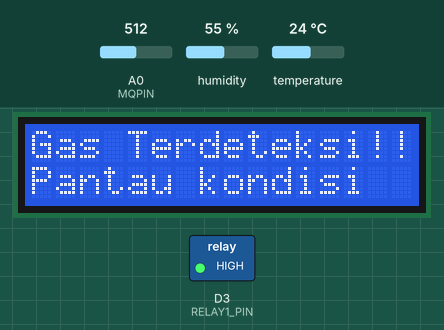
This sketch was run on a simulated ESP8266 (NodeMCU). Parts: 16×2 character LCD, switched loads named in the sketch (green lamp = pin HIGH). The inputs (shaded band) are chosen by the test bench; at power-on: A0 (MQPIN) = 512, humidity 55 %, temperature 24 °C. WiFi joins after 1.5 s; servers stay silent unless stated; what the sketch prints to the serial monitor is not drawn.

Above: at 12.3 s.
12.4 s: A0 (MQPIN) set to 593
20.3 s: A0 (MQPIN) set to 619
At 27.0 s:
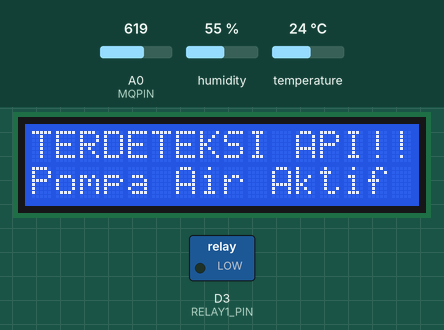
28.1 s: A0 (MQPIN) set to 390
At 34.9 s:
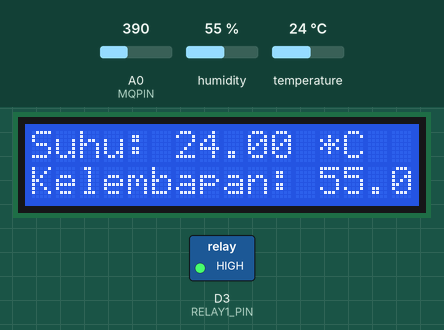
35.8 s: humidity set to 22 %
At 37.6 s:
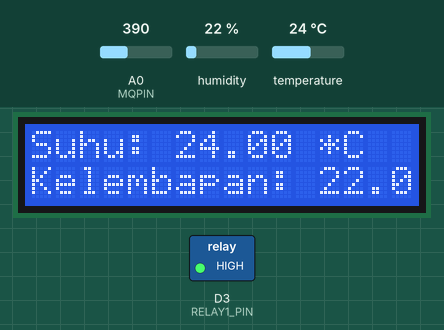
40.0 s: temperature set to 12 °C
At 41.8 s:
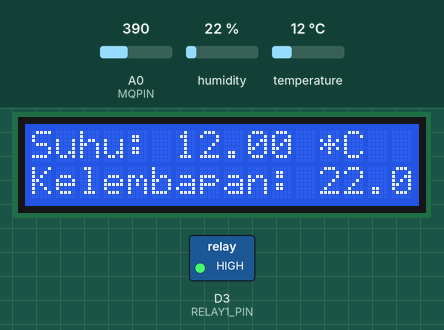
Timing chart, 0 to 43.3 s (numbered marks = the images above; inputs shaded):
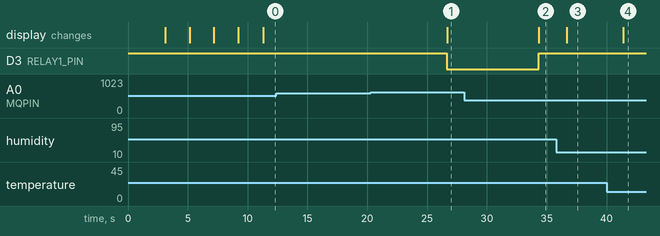

The sketch:

Main_Suhu_Kelembapan_dan_Api.ino
```cpp
//                                                         //
//        SISTEM IOT UNTUK MONITORING SUHU, KELEMBABAN     //
//            SUHU, KELEMBAPAN, DAN DETEKSI API            //
//        MENGGUNAKAN ESP8266 DAN PLATFORM TELEGRAM        //
//    TEKNOLOGI INFORMASI - FAKULTAS SAINS DAN TEKNOLOGI   //
//                  UIN WALLISONGO SEMARANG                //
//
//
// KELOMPOK: 4                        //
// ANGGOTA:                           //
//         1. Irvan Nurmutakim        //
//         2. M. Lukmanul Khakim      //
//         3. Wildan Nur Yusufi       //
//
#include <UniversalTelegramBot.h>  // Library untuk menghubungkan ESP8266 dengan Telegram bot
#include <DHT.h>  // Library untuk sensor DHT (suhu dan kelembapan)
#include <LiquidCrystal_I2C.h>  // Library untuk mengontrol LCD via I2C
#include <ESP8266WiFi.h>  // Library untuk koneksi WiFi menggunakan ESP8266

#define DHTPIN D5  // Pin untuk sensor DHT (D5 pada ESP8266)
#define DHTTYPE DHT11  // Jenis sensor DHT yang digunakan (DHT11)

#define MQPIN A0  // Pin analog untuk sensor MQ (untuk deteksi gas)
#define RELAY1_PIN D3  // Pin digital untuk mengontrol Relay 1

DHT dht(DHTPIN, DHTTYPE);  // Membuat objek untuk sensor DHT
LiquidCrystal_I2C lcd(0x27, 16, 2);  // Alamat I2C dan ukuran LCD 16x2

// Wi-Fi credentials
const char* ssid = "Kelompok4";
const char* password = "walisongo";

// Telegram Bot Token (dari BotFather)
const char* botToken = "7594165892:AAGj6NJrNQTVu3ptu-d5cp1bbUAr-q8QTTk";
// Chat ID untuk mengirim pesan (dapat diperoleh melalui @userinfobot di Telegram)
const char* chatID = "931897538";

// WiFiClientSecure untuk koneksi HTTPS
WiFiClientSecure client;  // Klien untuk komunikasi aman
UniversalTelegramBot bot(botToken, client);  // Membuat objek bot Telegram

void setup() {
  Serial.begin(115200);  // Mulai komunikasi serial untuk debugging
  dht.begin();  // Inisialisasi sensor DHT

  // Inisialisasi pin relay
  pinMode(RELAY1_PIN, OUTPUT);

  // Memastikan relay dalam keadaan mati (HIGH = matikan) saat startup
  digitalWrite(RELAY1_PIN, HIGH);  // Matikan relay 1 pada awalnya

  // Inisialisasi LCD
  lcd.init();       // Menggunakan init() untuk inisialisasi LCD
  lcd.backlight();  // Mengaktifkan lampu latar LCD

  // Menampilkan pesan pembuka pada LCD
  lcd.clear();
  lcd.setCursor(0, 0);
  lcd.print("MONITORING SUHU,");
  lcd.setCursor(0, 1);
  lcd.print("KELEMBAPAN & API");
  delay(3000);

  lcd.clear();
  lcd.setCursor(0, 0);
  lcd.print("KELOMPOK 4");
  lcd.setCursor(0, 1);
  lcd.print("IOT SK");
  delay(2000);

  lcd.clear();
  lcd.setCursor(0, 0);
  lcd.print("IRVAN, WILDAN");
  lcd.setCursor(0, 1);
  lcd.print("dan LUKMAN");
  delay(2000);

  lcd.clear();
  lcd.setCursor(0, 0);
  lcd.print("Prodi TI");
  lcd.setCursor(0, 1);
  lcd.print("UIN Walisongo");
  delay(2000);

  bool wifiConnected = false;
  while (!wifiConnected) {
    WiFi.begin(ssid, password);
    Serial.println("Menghubungkan ke Wi-Fi...");

    lcd.clear();
    lcd.setCursor(0, 0);
    lcd.print("Menghubungkan");
    lcd.setCursor(0, 1);
    lcd.print("ke Wifi.........");

    unsigned long startAttemptTime = millis();

    // Coba koneksi maksimal 10 detik
    while (WiFi.status() != WL_CONNECTED && millis() - startAttemptTime < 10000) {
      delay(1000);
      Serial.println("Mencoba koneksi...");
    }

    if (WiFi.status() == WL_CONNECTED) {
      Serial.println("Terhubung ke WiFi");
      client.setInsecure();  // Disable SSL verification
      wifiConnected = true;
    } else {
      Serial.println("Gagal terhubung ke WiFi");

      // Tampilkan "Pakai WiFi Berikut"
      lcd.clear();
      lcd.setCursor(0, 0);
      lcd.print("Pakai User&Pass");
      lcd.setCursor(0, 1);
      lcd.print("WIFI Berikut....");
      delay(2000);

      // Tampilkan "Kelompok 4" dan "Walisongo"
      lcd.clear();
      lcd.setCursor(0, 0);
      lcd.print("User : Kelompok4");
      lcd.setCursor(0, 1);
      lcd.print("Pass : walisongo");
      delay(8000);

      // Coba lagi koneksi WiFi (loop while akan mengulang)
    }
  }

  client.setInsecure();  // Nonaktifkan verifikasi SSL (untuk koneksi cepat)
}

void loop() {
  // Membaca suhu dalam Celcius
  float suhu = dht.readTemperature();
  // Membaca kelembapan
  float kelembapan = dht.readHumidity();

  // Membaca nilai dari sensor MQ
  int mqValue = analogRead(MQPIN);  // Baca nilai analog dari sensor MQ

  // Cek jika pembacaan gagal dari sensor DHT
  if (isnan(suhu) || isnan(kelembapan)) {
    Serial.println("Gagal membaca sensor DHT");
    lcd.clear();
    lcd.setCursor(0, 0);
    lcd.print("Sensor error");
    return;  // Jika gagal, hentikan fungsi loop
  }

  // Menampilkan suhu, kelembapan, dan nilai MQ ke serial monitor untuk debugging
  Serial.print("Suhu: ");
  Serial.print(suhu);
  Serial.print(" *C ");
  Serial.print("Kelembapan: ");
  Serial.print(kelembapan);
  Serial.print(" % ");
  Serial.print("MQ Value: ");
  Serial.println(mqValue);  // Menampilkan nilai sensor MQ

  // Menampilkan suhu dan kelembapan di LCD
  lcd.clear();
  lcd.setCursor(0, 0);
  lcd.print("Suhu: ");
  lcd.print(suhu);
  lcd.print(" *C");

  lcd.setCursor(0, 1);
  lcd.print("Kelembapan: ");
  lcd.print(kelembapan);
  lcd.print(" %");

  // Kontrol relay berdasarkan nilai sensor MQ
  if (mqValue > 600) {  // Jika nilai sensor MQ lebih dari 600, deteksi api/gas berbahaya
    digitalWrite(RELAY1_PIN, LOW);  // Aktifkan relay (pompa air)
    Serial.println("Relay 1 aktif - Deteksi Api!");

    lcd.clear();
    lcd.setCursor(0, 0);
    lcd.print("TERDETEKSI API!!!");
    lcd.setCursor(0, 1);
    lcd.print("Pompa Air Aktif");

    String message = "Peringatan: API terdeteksi! Pompa air aktif.";
    bot.sendMessage(chatID, message, "");

    delay(5000);  // Tahan tampilan selama 5 detik
  }
  else if (mqValue > 400) {  // Nilai MQ antara 401 - 600 → indikasi suhu/gas ringan
    digitalWrite(RELAY1_PIN, HIGH);  // Jangan aktifkan relay
    Serial.println("Deteksi gas ringan - relay tidak aktif");

    lcd.clear();
    lcd.setCursor(0, 0);
    lcd.print("Gas Terdeteksi!!");
    lcd.setCursor(0, 1);
    lcd.print("Pantau kondisi");

    String message = "Peringatan: Terdeteksi GAS Berbahaya!!!";
    bot.sendMessage(chatID, message, "");

    delay(5000);
  }
  else {
    // MQ normal (≤400) → relay tetap mati
    digitalWrite(RELAY1_PIN, HIGH);  // Matikan relay
    Serial.println("MQ normal - Relay 1 mati");
  }

  // Cek jika ada pesan baru dari Telegram
  int numNewMessages = bot.getUpdates(bot.last_message_received + 1); // Mulai dari pesan terbaru
  while (numNewMessages) {
    Serial.println("Membaca pesan baru...");

    // Iterasi melalui pesan baru
    for (int i = 0; i < numNewMessages; i++) {
      String text = bot.messages[i].text;  // Pesan yang diterima
      String fromName = bot.messages[i].from_name;  // Nama pengirim

      // Jika pesan berisi "cek suhu", kirimkan suhu
      if (text == "Cek suhu") {
        String reply = "Suhu saat ini: " + String(suhu) + " *C";
        bot.sendMessage(chatID, reply, "");
      }
      // Jika pesan berisi "cek kelembapan", kirimkan kelembapan
      else if (text == "Cek kelembapan") {
        String reply = "Kelembapan saat ini: " + String(kelembapan) + " %";
        bot.sendMessage(chatID, reply, "");
      }
      // Jika pesan berisi "cek MQ", kirimkan nilai sensor MQ
      else if (text == "Cek MQ") {
        String reply = "Nilai sensor MQ: " + String(mqValue);
        bot.sendMessage(chatID, reply, "");
      }
      // Jika pesan berisi "cek semua", kirimkan suhu, kelembapan, dan nilai sensor MQ
      else if (text == "Cek semua") {
        String reply = "Suhu: " + String(suhu) + " *C\nKelembapan: " + String(kelembapan) + " %\nMQ Value: " + String(mqValue);
        bot.sendMessage(chatID, reply, "");
      }
    }
    numNewMessages = bot.getUpdates(bot.last_message_received + 1); // Periksa pembaruan pesan lagi
  }

  // Delay agar pembacaan tidak terlalu cepat
  delay(2000);  // Update setiap 2 detik
  Serial.println("Menerima pesan...");
}
```

Measured:
- the behaviour switches between 600 and 601 on A0 (MQPIN) (found by bisection; images 0 and 1)
- after the input at 12.4 s, every drawn part: stays the same
- after the input at 20.3 s, D3 (RELAY1_PIN): HIGH → LOW after 6.3 s; the display: changes after 6.4 s (image 1)
- after the input at 28.1 s, D3 (RELAY1_PIN): LOW → HIGH after 6.2 s; the display: changes after 6.2 s (image 2)
- after the input at 35.8 s, the display: changes after 0.89 s (image 3)
- after the input at 40.0 s, the display: changes after 1.4 s (image 4)
